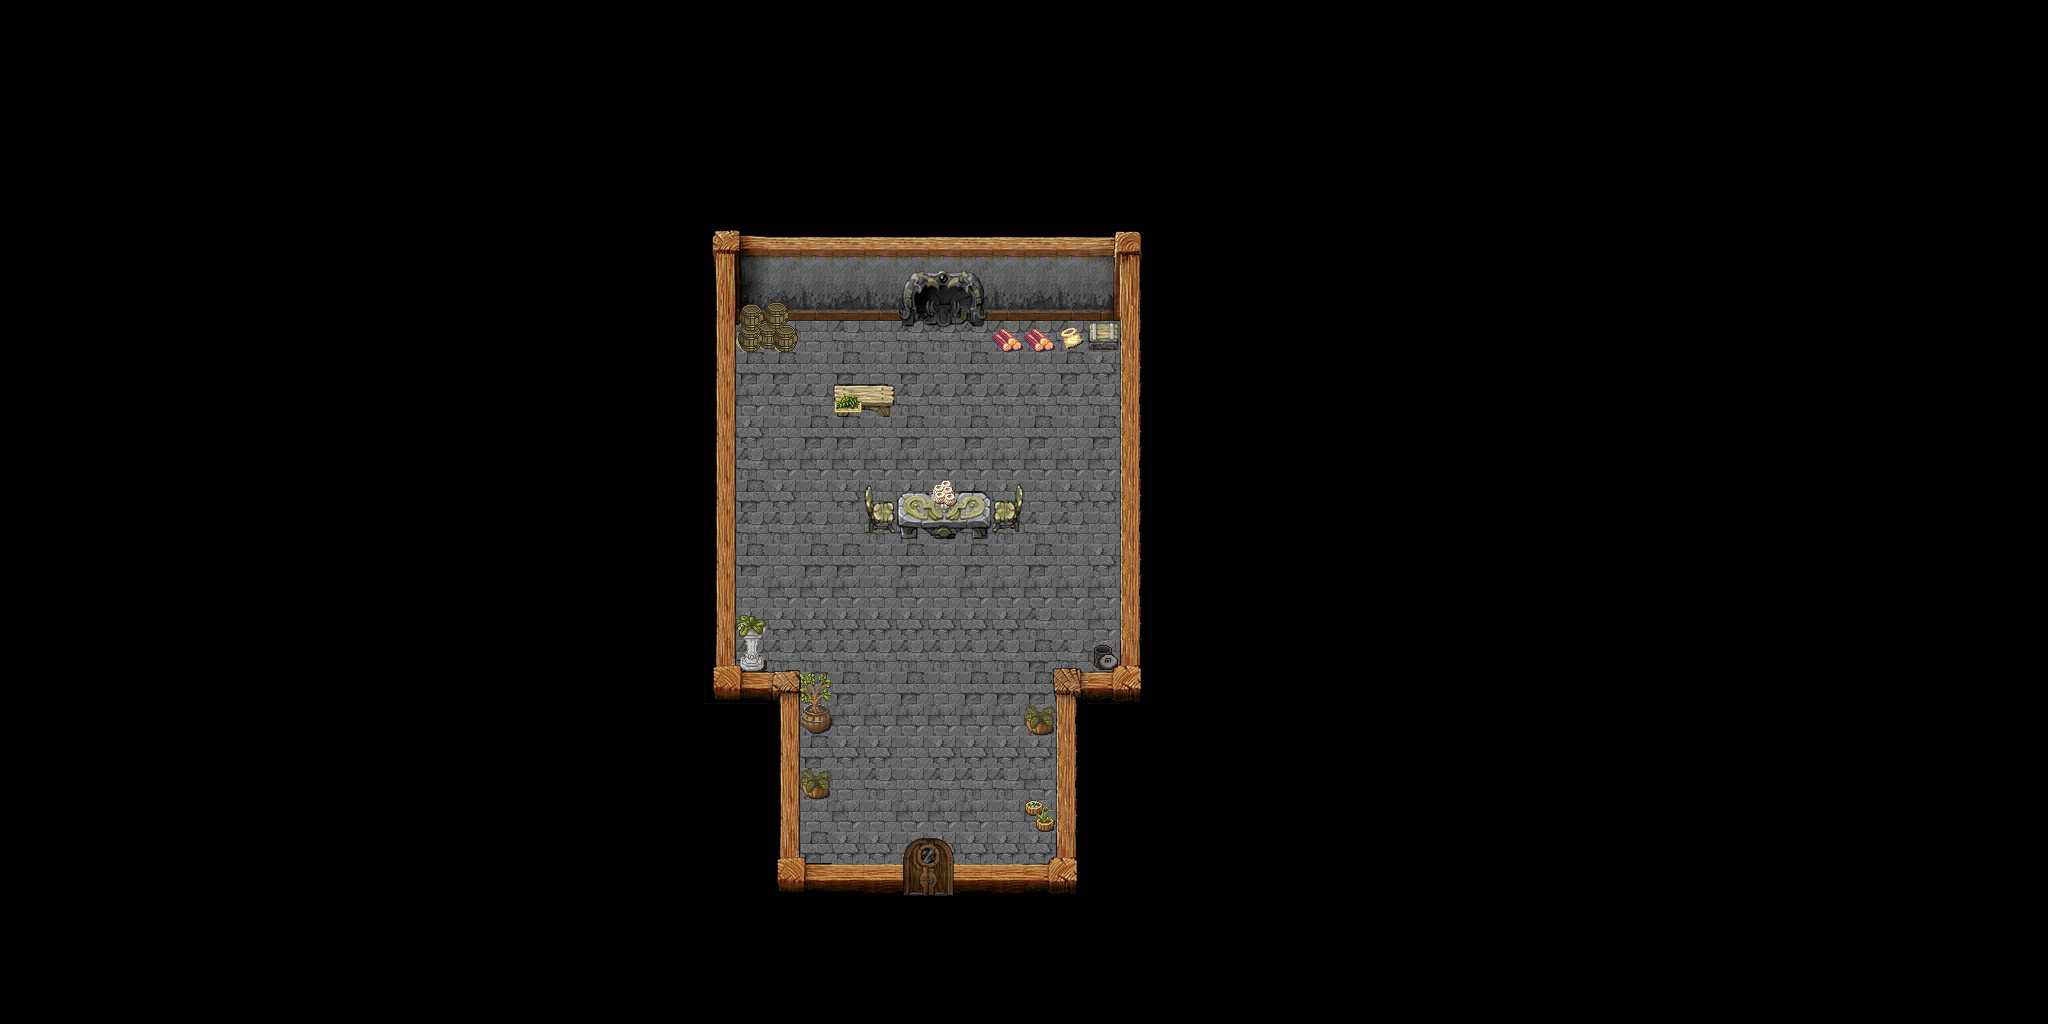

This is a level from a 2D game, rendered from its Tiled map with the project's own tilesets. A one-line summary and the map file follow, with tile-layer data summarised:
An orthogonal 64x32 tile map with 32x32 px tiles, 6 tile layers (floor, walls, door1, door2, ...), 1 hidden layer not drawn, 7 tilesets and 9 objects (chef_start, chef_stop, naruto_start, exit).

<map version="1.0" orientation="orthogonal" renderorder="right-down" width="64" height="32" tilewidth="32" tileheight="32" nextobjectid="23">
 <tileset firstgid="1" name="bench" tilewidth="32" tileheight="32">
  <image source="Tiles/bench.png" width="512" height="384" />
 </tileset>
 <tileset firstgid="193" name="VILINT" tilewidth="32" tileheight="32">
  <image source="Tiles/VILINT.png" width="512" height="384" />
 </tileset>
 <tileset firstgid="385" name="VILFLR" tilewidth="32" tileheight="32">
  <image source="Tiles/VILFLR.png" width="512" height="384" />
 </tileset>
 <tileset firstgid="577" name="tilesheet" tilewidth="32" tileheight="32">
  <image source="Tiles/tilesheet.png" width="512" height="512" />
 </tileset>
 <tileset firstgid="833" name="hyptosis_til-art-batch-2" tilewidth="32" tileheight="32">
  <image source="Tiles/hyptosis_til-art-batch-2.png" width="960" height="960" />
 </tileset>
 <tileset firstgid="1733" name="KITCHEN" tilewidth="32" tileheight="32">
  <image source="Tiles/KITCHEN.png" width="512" height="384" />
 </tileset>
 <tileset firstgid="1925" name="TOWNDOOR" tilewidth="32" tileheight="32">
  <image source="Tiles/TOWNDOOR.png" width="512" height="384" />
 </tileset>
 <layer name="bornaapp_path" width="64" height="32" visible="0">
  <data>[2048 cells, 1916 non-empty, 1 distinct tile ids]</data>
 </layer>
 <layer name="floor" width="64" height="32">
  <data>[2048 cells, 198 non-empty, 5 distinct tile ids]</data>
 </layer>
 <layer name="walls" width="64" height="32">
  <data>[2048 cells, 138 non-empty, 48 distinct tile ids]</data>
 </layer>
 <layer name="door1" width="64" height="32">
  <data>[2048 cells, 4 non-empty, 4 distinct tile ids]</data>
 </layer>
 <layer name="door2" width="64" height="32">
  <data>[2048 cells, 4 non-empty, 4 distinct tile ids]</data>
 </layer>
 <layer name="decoration" width="64" height="32">
  <data>[2048 cells, 24 non-empty, 23 distinct tile ids]</data>
 </layer>
 <layer name="decoration2" width="64" height="32">
  <data>[2048 cells, 17 non-empty, 16 distinct tile ids]</data>
 </layer>
 <objectgroup color="#ff0000" name="bornaapp_collision">
  <object id="1" x="709.333" y="224" width="458.667" height="122.667" />
  <object id="3" x="1094.67" y="352" width="73.3333" height="348" />
  <object id="4" x="705.333" y="352" width="56" height="341.333" />
  <object id="5" x="769.333" y="648" width="53.3333" height="234.667" />
  <object id="7" x="1029.33" y="644" width="58.6667" height="241.333" />
 </objectgroup>
 <objectgroup color="#ffff00" name="bornaapp_checkpoints">
  <object id="8" name="chef_start" x="1045.33" y="381.333" />
  <object id="10" name="chef_stop" x="797.333" y="602.667" />
  <object id="12" name="naruto_start" x="925.333" y="685.333" />
 </objectgroup>
 <objectgroup color="#55aaff" name="bornaapp_portals">
  <object id="21" name="exit" x="861.333" y="828" width="130.667" height="39.3333" />
 </objectgroup>
</map>
